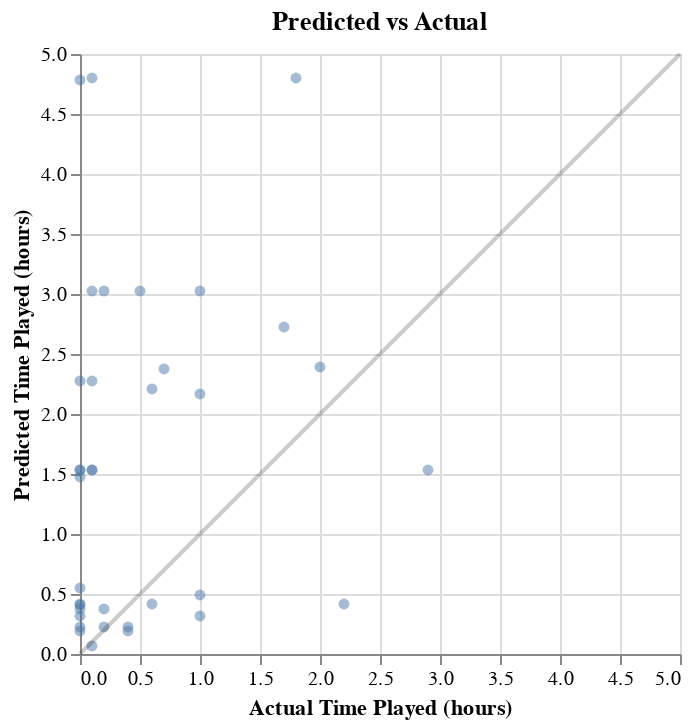

Notebook cell for this chart:
### Code cell
restricted_predicted_vs_actual_chart = (
    alt.Chart(predicted_vs_actual)
    .transform_filter("(datum.actual <= 5) && (datum.predicted <= 5)")
    .mark_circle(opacity=0.5)
    .encode(
        x=alt.X("actual:Q", title='Actual Time Played (hours)',
                scale=alt.Scale(domain=[0,5])),
        y=alt.Y("predicted:Q", title="Predicted Time Played (hours)",
                scale=alt.Scale(domain=[0,5]))
    )
    .properties(
        title="Predicted vs Actual",
        width=300,
        height=300
    )
)
line_data = pd.DataFrame({"x": [0, 5], "y": [0, 5]})
line = alt.Chart(line_data).mark_line(color="black", opacity=0.2).encode(
    x="x:Q",
    y="y:Q"
)
restricted_predicted_vs_actual_chart+line

### Figure 1 — Vega-Lite specification as saved in the notebook (floating-point values rounded to 4 significant figures)
{"config": {"view": {"continuousWidth": 300, "continuousHeight": 300}}, "layer": [{"data": {"name": "data-31b7eed5344c11d1853072e3641d7c89"}, "mark": {"type": "circle", "opacity": 0.5}, "encoding": {"x": {"field": "actual", "scale": {"domain": [0, 5]}, "title": "Actual Time Played (hours)", "type": "quantitative"}, "y": {"field": "predicted", "scale": {"domain": [0, 5]}, "title": "Predicted Time Played (hours)", "type": "quantitative"}}, "title": "Predicted vs Actual", "transform": [{"filter": "(datum.actual <= 5) && (datum.predicted <= 5)"}]}, {"data": {"name": "data-f208aa18a5cb2b78a5cf5fc9d850b1d5"}, "mark": {"type": "line", "color": "black", "opacity": 0.2}, "encoding": {"x": {"field": "x", "type": "quantitative"}, "y": {"field": "y", "type": "quantitative"}}}], "height": 300, "width": 300, "$schema": "https://vega.github.io/schema/vega-lite/v5.20.1.json", "datasets": {"data-31b7eed5344c11d1853072e3641d7c89": [{"actual": 0.7, "predicted": 12.96}, {"actual": 178.2, "predicted": 36.99}, {"actual": 0.1, "predicted": 2.275}, {"actual": 0.6, "predicted": 18.75}, {"actual": 0.2, "predicted": 3.025}, {"actual": 0.0, "predicted": 0.4083}, {"actual": 0.0, "predicted": 36.99}, {"actual": 7.1, "predicted": 0.2833}, {"actual": 0.0, "predicted": 0.1917}, {"actual": 32.0, "predicted": 4.783}, {"actual": 0.4, "predicted": 0.1917}, {"actual": 0.1, "predicted": 1.533}, {"actual": 0.7, "predicted": 2.375}, {"actual": 1.7, "predicted": 2.725}, {"actual": 0.2, "predicted": 0.225}, {"actual": 0.0, "predicted": 2.275}, {"actual": 1.0, "predicted": 0.3167}, {"actual": 0.1, "predicted": 4.8}, {"actual": 0.0, "predicted": 0.3167}, {"actual": 53.9, "predicted": 1.533}, {"actual": 0.0, "predicted": 18.74}, {"actual": 1.0, "predicted": 2.167}, {"actual": 0.1, "predicted": 0.06667}, {"actual": 1.0, "predicted": 3.025}, {"actual": 48.4, "predicted": 12.97}, {"actual": 0.0, "predicted": 0.225}, {"actual": 0.6, "predicted": 0.4167}, {"actual": 0.1, "predicted": 3.025}, {"actual": 0.4, "predicted": 0.225}, {"actual": 0.0, "predicted": 0.55}, {"actual": 4.0, "predicted": 18.74}, {"actual": 0.6, "predicted": 2.208}, {"actual": 0.0, "predicted": 18.75}, {"actual": 1.8, "predicted": 4.8}, {"actual": 2.9, "predicted": 1.533}, {"actual": 0.0, "predicted": 0.375}, {"actual": 0.0, "predicted": 0.4167}, {"actual": 0.0, "predicted": 4.783}, {"actual": 0.0, "predicted": 1.533}, {"actual": 0.1, "predicted": 1.533}, {"actual": 0.1, "predicted": 19.04}, {"actual": 0.2, "predicted": 0.375}, {"actual": 1.0, "predicted": 0.4917}, {"actual": 0.5, "predicted": 3.025}, {"actual": 5.6, "predicted": 18.75}, {"actual": 2.2, "predicted": 0.4167}, {"actual": 2.0, "predicted": 2.392}, {"actual": 0.0, "predicted": 1.475}, {"actual": 0.0, "predicted": 1.533}], "data-f208aa18a5cb2b78a5cf5fc9d850b1d5": [{"x": 0, "y": 0}, {"x": 5, "y": 5}]}}
